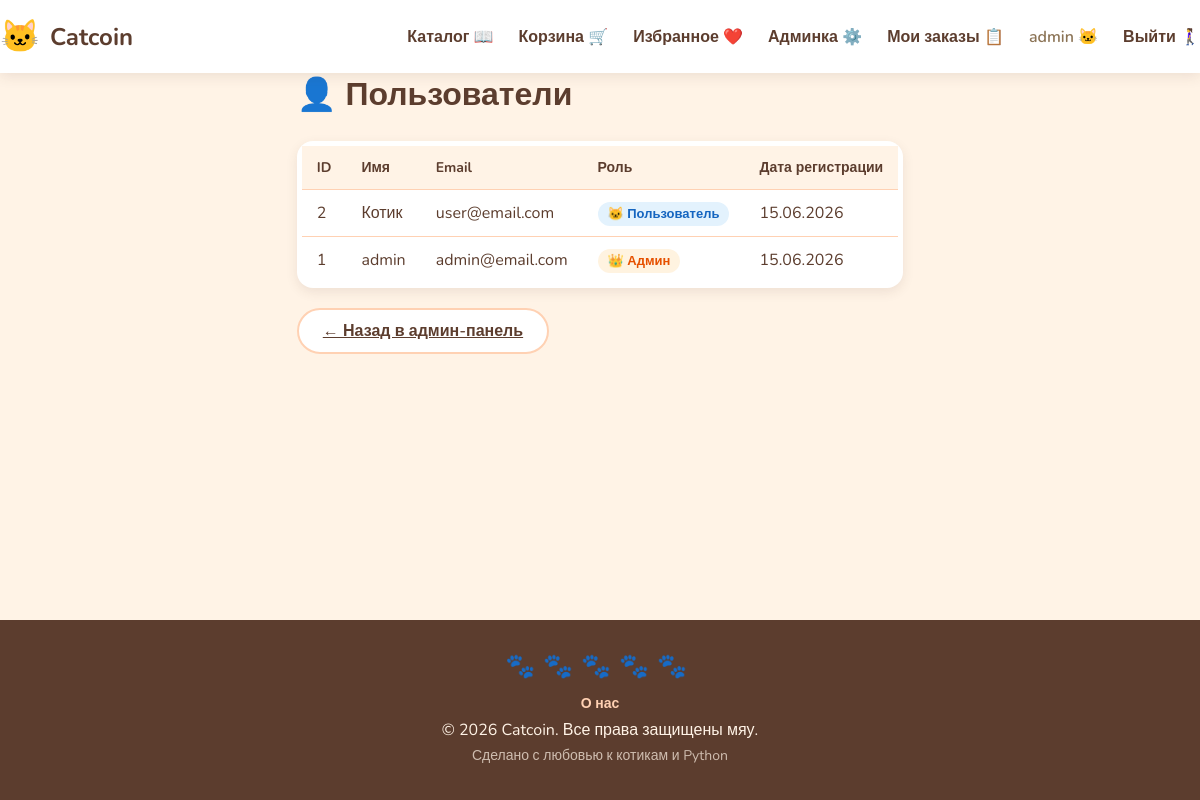
Page /admin/users (signed in) on the committed database.
### models/user.py (models this page shows, shortened)
class User(UserMixin, db.Model):
    __tablename__ = 'users'
    id = db.Column(db.Integer, primary_key=True)
    username = db.Column(db.String(64), unique=True, nullable=False, index=True)
    email = db.Column(db.String(120), unique=True, nullable=False, index=True)
    password_hash = db.Column(db.String(256), nullable=False)
    is_admin = db.Column(db.Boolean, default=False)
    created_at = db.Column(db.DateTime, default=datetime.utcnow)
    cart_items = db.relationship('CartItem', backref='user', lazy='dynamic')
    orders = db.relationship('Order', backref='user', lazy='dynamic')

### blueprints/admin/routes.py (the view)
@admin_bp.route('/admin/users')
@admin_required
def admin_users():
    users = User.query.order_by(User.created_at.desc()).all()
    return render_template('admin/users.html', users=users)

### blueprints/admin/routes.py (called while the page is built)
def admin_required(func):
    from functools import wraps
    @wraps(func)
    @login_required
    def wrapper(*args, **kwargs):
        if not current_user.is_admin:
            flash('🐱 Доступ только для администраторов!', 'error')
            return redirect(url_for('main.index'))
        return func(*args, **kwargs)
    return wrapper

### blueprints/cart/routes.py (called while the page is built)
@cart_bp.app_context_processor
def inject_cart_count():
    from flask_login import current_user
    if current_user.is_authenticated:
        count = sum(item.quantity for item in current_user.cart_items)
    else:
        count = 0
    return {'cart_count': count}

### blueprints/favorites/routes.py (called while the page is built)
@favorites_bp.app_context_processor
def inject_favorites_count():
    from flask_login import current_user
    if current_user.is_authenticated:
        count = Favorite.query.filter_by(user_id=current_user.id).count()
    else:
        count = 0
    return {'favorites_count': count}

### models/user.py (called while the page is built)
@login_manager.user_loader
def load_user(user_id):
    return User.query.get(int(user_id))

### templates/admin/users.html (shortened to what this page needs)
{% extends "base.html" %}
{% block content %}
<div class="admin-page">
    <h1>👤 Пользователи</h1>
    <div class="admin-table-wrap">
        <table class="admin-table">
            <thead>
                <tr>
                    <th>ID</th>
                    <th>Имя</th>
                    <th>Email</th>
                    <th>Роль</th>
                    <th>Дата регистрации</th>
                </tr>
            </thead>
            <tbody>
                {% for user in users %}
                <tr>
                    <td>{{ user.id }}</td>
                    <td>{{ user.username }}</td>
                    <td>{{ user.email }}</td>
                    <td>
                        {% if user.is_admin %}
                        <span class="badge-admin">👑 Админ</span>
                        {% else %}
                        <span class="badge-user">🐱 Пользователь</span>
                        {% endif %}
                    </td>
                    <td>{{ user.created_at.strftime('%d.%m.%Y') }}</td>
                </tr>
                {% endfor %}
            </tbody>
        </table>
    </div>
    <a href="{{ url_for('admin.dashboard') }}" class="btn btn-secondary">← Назад в админ-панель</a>
</div>
{% endblock %}

### templates/base.html (shortened to what this page needs)
<!DOCTYPE html>
<html lang="ru">
<head>
    <link rel="stylesheet" href="{{ url_for('static', filename='css/style.css') }}">
</head>
<body>
    <nav class="navbar">
        <div class="container nav-container">
            <a href="{{ url_for('main.index') }}" class="logo">
                <span class="logo-icon">🐱</span>
                <span class="logo-text">Catcoin</span>
            </a>
            <div class="nav-links">
    <a href="{{ url_for('main.index') }}">Каталог 📖</a>
    <a href="{{ url_for('cart.view_cart') }}" class="cart-link">
        Корзина 🛒
    </a>
    <a href="{{ url_for('favorites.view_favorites') }}" class="cart-link">
        Избранное ❤️
    </a>
    {% if current_user.is_authenticated and current_user.is_admin %}
        <a href="{{ url_for('admin.dashboard') }}"> Админка ⚙️</a>
    {% endif %}
    {% if current_user.is_authenticated %}
        <a href="{{ url_for('order.my_orders') }}">Мои заказы 📋</a>
        <span class="nav-user"> {{ current_user.username }} 🐱</span>
        <a href="{{ url_for('auth.logout') }}">Выйти 🚶‍♀️</a>
    {% else %}
        <a href="{{ url_for('auth.login') }}">Войти</a>
        <a href="{{ url_for('auth.register') }}">Регистрация</a>
    {% endif %}
</div>
        </div>
    </nav>
    <main class="container">
    {% block content %}{% endblock %}
</main>
    <footer class="footer">
    <div class="container footer-content">
        <div class="footer-paws">
            <span>🐾</span><span>🐾</span><span>🐾</span><span>🐾</span><span>🐾</span>
        </div>
        <div class="footer-links">
            <a href="{{ url_for('main.about') }}">О нас</a>
        </div>
        <p>© 2026 Catcoin. Все права защищены мяу.</p>
        <p class="footer-small">Сделано с любовью к котикам и Python</p>
    </div>
</footer>
</body>
</html>

### static/css/style.css (style rules this page uses)
:root { --pastel-orange: #FFD1B3; --warm-peach: #FFB38A; --dark-brown: #5C3D2E; --light-cream: #FFF3E6; --cat-paw-pink: #FFC0CB; --white: #FFFFFF; --gray: #8B7355; --shadow: 0 4px 12px rgba(92, 61, 46, 0.1); }
:root { --pastel-orange: #FFD1B3; --warm-peach: #FFB38A; --dark-brown: #5C3D2E; --light-cream: #FFF3E6; --cat-paw-pink: #FFC0CB; --white: #FFFFFF; --gray: #8B7355; --shadow: 0 4px 12px rgba(92, 61, 46, 0.1); --shadow-hover: 0 6px 16px rgba(92, 61, 46, 0.15); }
* { margin: 0; padding: 0; box-sizing: border-box; }
body { font-family: 'Nunito', sans-serif; background-color: var(--light-cream); color: var(--dark-brown); min-height: 100vh; display: flex; flex-direction: column; }
.container { max-width: 1200px; margin: 0 auto; padding: 0 20px; }
main { flex: 1; padding: 30px 0; }
.navbar { background-color: var(--white); box-shadow: var(--shadow); position: sticky; top: 0; z-index: 100; }
.nav-container { display: flex; justify-content: space-between; align-items: center; padding: 15px 0; }
.logo { text-decoration: none; display: flex; align-items: center; gap: 10px; }
.logo-icon { font-size: 32px; }
.logo-text { font-size: 24px; font-weight: 700; color: var(--dark-brown); }
.nav-links { display: flex; gap: 25px; }
.nav-links a { text-decoration: none; color: var(--dark-brown); font-weight: 600; transition: color 0.3s; }
.btn { display: inline-block; padding: 10px 24px; border: none; border-radius: 50px; font-family: 'Nunito', sans-serif; font-size: 16px; font-weight: 600; cursor: pointer; transition: background-color 0.3s, transform 0.2s; }
.footer { background-color: var(--dark-brown); color: var(--light-cream); text-align: center; padding: 30px 0; margin-top: auto; }
.footer-paws { font-size: 24px; letter-spacing: 8px; margin-bottom: 10px; }
.footer-content p { margin: 5px 0; }
.footer-small { font-size: 14px; opacity: 0.7; }
h1, h2, h3, h4, h5, h6, p, span, a, div { overflow-wrap: break-word; word-wrap: break-word; }
.btn-secondary { background-color: var(--white); color: var(--dark-brown); border: 2px solid var(--pastel-orange); }
.cart-link { position: relative; }
.nav-user { color: var(--gray); font-weight: 600; }
.admin-page h1 { margin-bottom: 25px; }
.admin-table-wrap { background-color: var(--white); border-radius: 16px; padding: 5px; box-shadow: var(--shadow); overflow-x: auto; margin-bottom: 20px; }
.admin-table { width: 100%; border-collapse: collapse; }
.admin-table th, .admin-table td { padding: 12px 15px; text-align: left; border-bottom: 1px solid var(--pastel-orange); }
.admin-table th { background-color: var(--light-cream); font-weight: 700; color: var(--dark-brown); font-size: 14px; }
.admin-table tr:last-child td { border-bottom: none; }
.badge-admin { background-color: #FFF3E0; color: #E65100; padding: 3px 10px; border-radius: 50px; font-size: 13px; font-weight: 600; }
.badge-user { background-color: #E3F2FD; color: #1565C0; padding: 3px 10px; border-radius: 50px; font-size: 13px; font-weight: 600; }
.footer-links { margin-top: 10px; }
.footer-links a { color: var(--pastel-orange); text-decoration: none; font-weight: 600; font-size: 14px; transition: color 0.3s; }

### rows in the picture
User: username "admin", id "1", email "admin@email.com", is_admin "👑 Админ", created_at "15.06.2026"
User: id "2", username "Котик", email "user@email.com", is_admin "🐱 Пользователь", created_at "15.06.2026"
